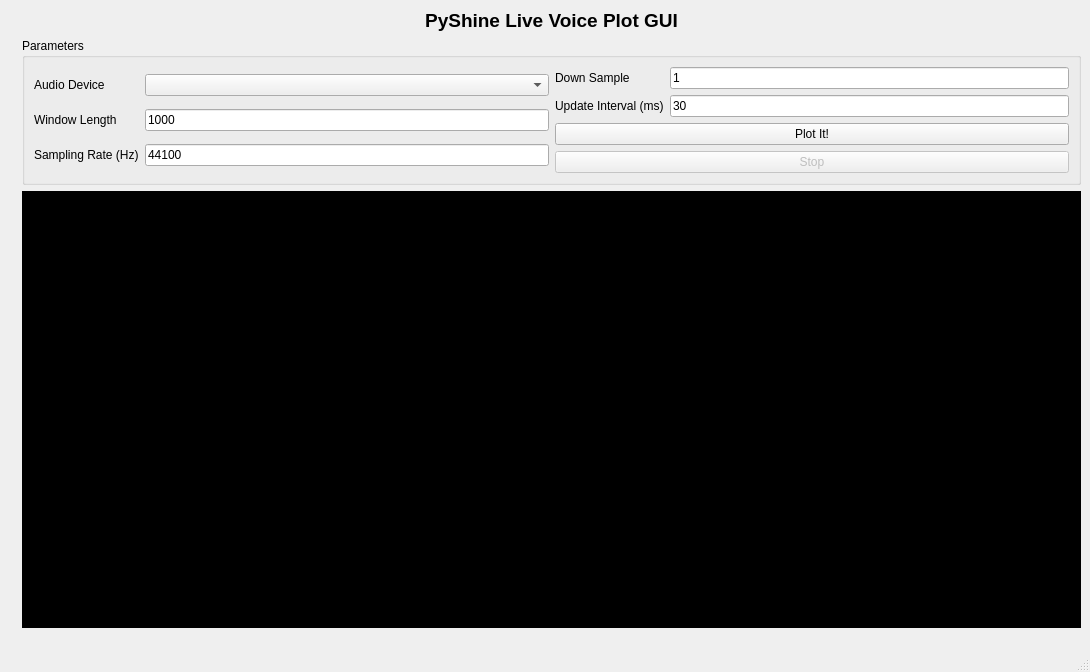
<?xml version="1.0" encoding="UTF-8"?>
<ui version="4.0">
 <class>MainWindow</class>
 <widget class="QMainWindow" name="MainWindow">
  <property name="geometry">
   <rect>
    <x>0</x>
    <y>0</y>
    <width>1090</width>
    <height>672</height>
   </rect>
  </property>
  <property name="windowTitle">
   <string>MainWindow</string>
  </property>
  <widget class="QWidget" name="centralwidget">
   <layout class="QGridLayout" name="gridLayout_5">
    <item row="0" column="0">
     <layout class="QGridLayout" name="gridLayout_4">
      <item row="2" column="0">
       <spacer name="verticalSpacer">
        <property name="orientation">
         <enum>Qt::Vertical</enum>
        </property>
        <property name="sizeHint" stdset="0">
         <size>
          <width>13</width>
          <height>40</height>
         </size>
        </property>
       </spacer>
      </item>
      <item row="0" column="1">
       <widget class="QLabel" name="label">
        <property name="text">
         <string>&lt;html&gt;&lt;head/&gt;&lt;body&gt;&lt;p&gt;&lt;span style=&quot; font-size:14pt; font-weight:600;&quot;&gt;PyShine Live Voice Plot GUI&lt;/span&gt;&lt;/p&gt;&lt;/body&gt;&lt;/html&gt;</string>
        </property>
        <property name="alignment">
         <set>Qt::AlignCenter</set>
        </property>
       </widget>
      </item>
      <item row="1" column="1">
       <widget class="QGroupBox" name="groupBox">
        <property name="title">
         <string>Parameters</string>
        </property>
        <layout class="QGridLayout" name="gridLayout_3">
         <item row="0" column="0">
          <layout class="QGridLayout" name="gridLayout_2">
           <item row="0" column="0">
            <widget class="QLabel" name="label_2">
             <property name="text">
              <string>Audio Device</string>
             </property>
            </widget>
           </item>
           <item row="0" column="1">
            <widget class="QComboBox" name="comboBox"/>
           </item>
           <item row="1" column="0">
            <widget class="QLabel" name="label_3">
             <property name="text">
              <string>Window Length</string>
             </property>
            </widget>
           </item>
           <item row="1" column="1">
            <widget class="QLineEdit" name="lineEdit">
             <property name="text">
              <string>1000</string>
             </property>
            </widget>
           </item>
           <item row="2" column="0">
            <widget class="QLabel" name="label_4">
             <property name="text">
              <string>Sampling Rate (Hz)</string>
             </property>
            </widget>
           </item>
           <item row="2" column="1">
            <widget class="QLineEdit" name="lineEdit_2">
             <property name="text">
              <string>44100</string>
             </property>
            </widget>
           </item>
          </layout>
         </item>
         <item row="0" column="1">
          <layout class="QVBoxLayout" name="verticalLayout">
           <item>
            <layout class="QGridLayout" name="gridLayout">
             <item row="0" column="1">
              <widget class="QLineEdit" name="lineEdit_3">
               <property name="text">
                <string>1</string>
               </property>
              </widget>
             </item>
             <item row="1" column="1">
              <widget class="QLineEdit" name="lineEdit_4">
               <property name="text">
                <string>30</string>
               </property>
              </widget>
             </item>
             <item row="1" column="0">
              <widget class="QLabel" name="label_6">
               <property name="text">
                <string>Update Interval (ms)</string>
               </property>
              </widget>
             </item>
             <item row="0" column="0">
              <widget class="QLabel" name="label_5">
               <property name="text">
                <string>Down Sample</string>
               </property>
              </widget>
             </item>
            </layout>
           </item>
           <item>
            <widget class="QPushButton" name="pushButton">
             <property name="text">
              <string>Plot It!</string>
             </property>
            </widget>
           </item>
           <item>
            <widget class="QPushButton" name="stopButton">
             <property name="enabled">
              <bool>false</bool>
             </property>
             <property name="text">
              <string>Stop</string>
             </property>
            </widget>
           </item>
          </layout>
         </item>
        </layout>
       </widget>
      </item>
      <item row="2" column="1">
       <widget class="QWidget" name="widget" native="true">
        <property name="enabled">
         <bool>true</bool>
        </property>
        <property name="styleSheet">
         <string notr="true">background-color: rgb(0, 0, 0);</string>
        </property>
       </widget>
      </item>
      <item row="3" column="1">
       <spacer name="horizontalSpacer">
        <property name="orientation">
         <enum>Qt::Horizontal</enum>
        </property>
        <property name="sizeHint" stdset="0">
         <size>
          <width>778</width>
          <height>13</height>
         </size>
        </property>
       </spacer>
      </item>
     </layout>
    </item>
   </layout>
  </widget>
  <widget class="QStatusBar" name="statusbar"/>
 </widget>
 <resources/>
 <connections/>
</ui>
